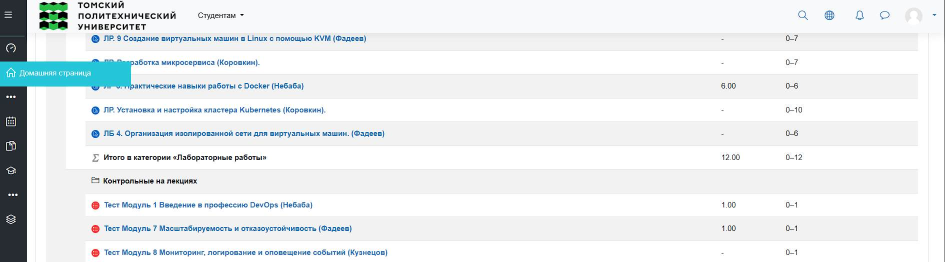
#> input picture basic/image/data/a9.jpg, 1890 x 524 px (shown at 1/2 size)
$ python -i test2.py   (imports and definitions only)
#> lines starting #> are read from the running program, lines starting #| are printed output that depends on the picture; after the words box and inside, x2 and y2 are one past the last pixel; in counts of white or black regions, pixels touching at a corner belong together
from pathlib import Path

import cv2
from PIL import Image
from time import time
import numpy as np

def bw_pipeline(image_array):
    # Загрузка
    # cv2.imread(input_path, cv2.IMREAD_GRAYSCALE)
    image = cv2.cvtColor(image_array, cv2.COLOR_RGB2GRAY)
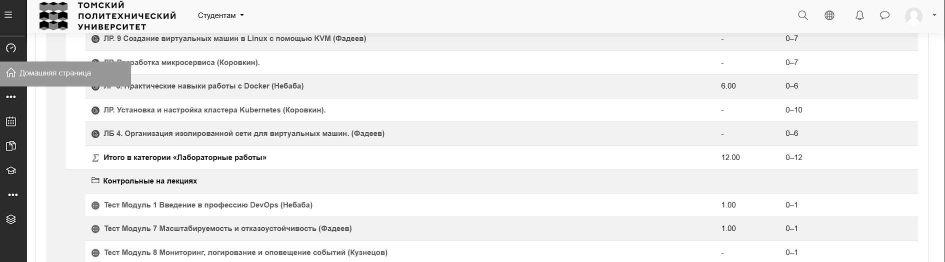
#> image: shape (524, 1890) (shown at 1/2 size); min 0, max 255, mean 236.8

    ST = time()
    image = cv2.blur(image, (2, 2))  # 1
    print("1", time() - ST)

    # Адаптивная бинаризация
    ST = time()
    image = cv2.adaptiveThreshold(image, 255, cv2.ADAPTIVE_THRESH_GAUSSIAN_C, cv2.THRESH_BINARY, 11, 2)
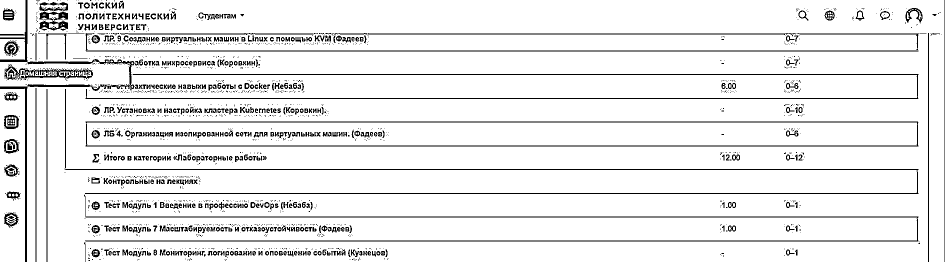
#> image: shape (524, 1890) (shown at 1/2 size); 91.9% white; black in thin lines or dots
    print("2", time() - ST)

    return image


img_path = Path(__file__).parent / "basic" / "image" / "data" / 'a9.jpg'


from basic.image.ToolsManager import ToolsManager
# [1 line that did not run here, left out]
# [2 lines not run here, left out]
# [1 line that did not run here, left out]
# [1 line not run here, left out]
# [1 line that did not run here, left out]
# [1 line not run here, left out]
# RT1, image_array = tools_manager.convert(image_array)
# print(RT1)

# [1 line that did not run here, left out]
# [11 lines not run here, left out]

>>> import cv2
>>> picture = cv2.cvtColor(cv2.imread('basic/image/data/a9.jpg'), cv2.COLOR_BGR2RGB)
>>> result = bw_pipeline(picture)

$ run again, on basic/image/data/a10.jpg
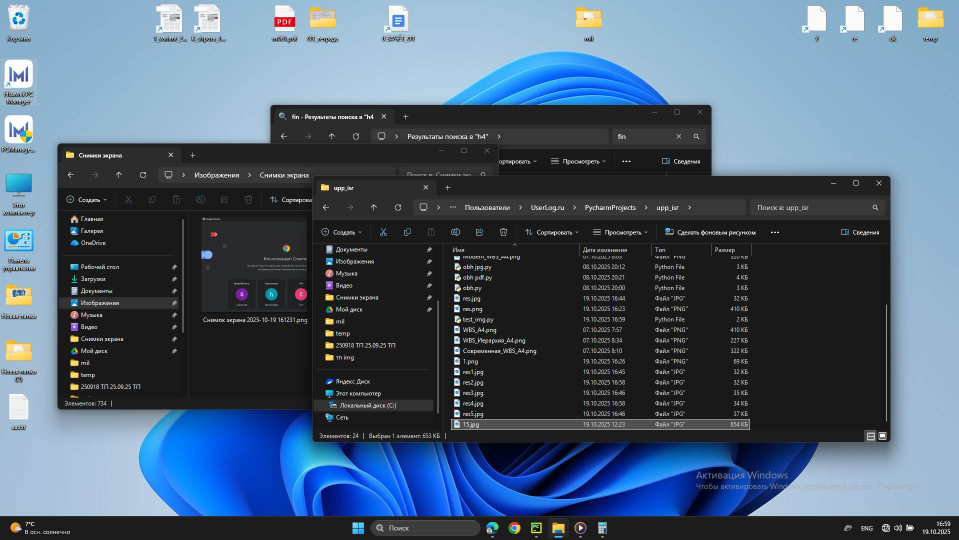
#> input picture basic/image/data/a10.jpg, 1917 x 1079 px (shown at 1/2 size)
#> in bw_pipeline, `image = cv2.cvtColor(image_array, cv2.COLOR_RGB2GRAY)`:
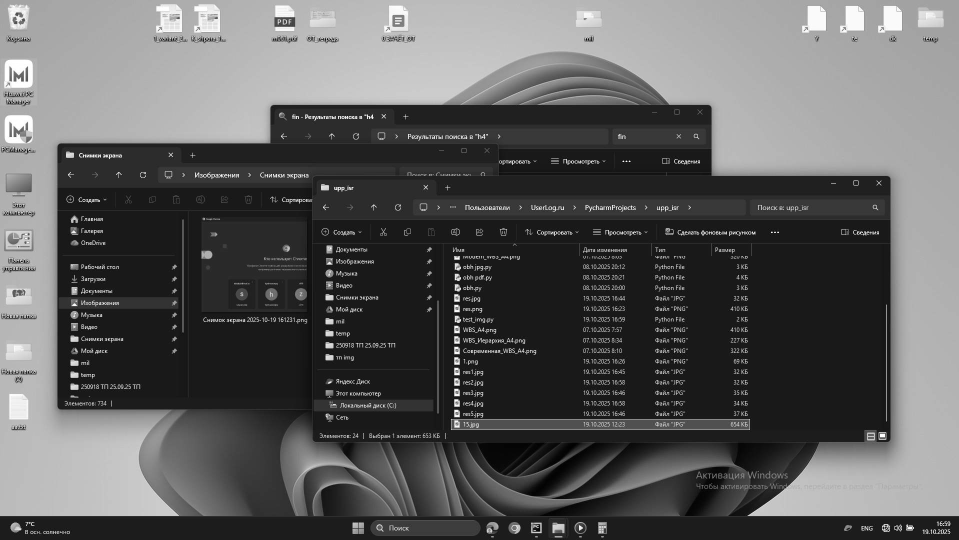
#> image: shape (1079, 1917) (shown at 1/2 size); min 0, max 255, mean 92
#> in bw_pipeline, `image = cv2.adaptiveThreshold(image, 255, cv2.ADAPTIVE_THRESH_GAUSSIAN..`:
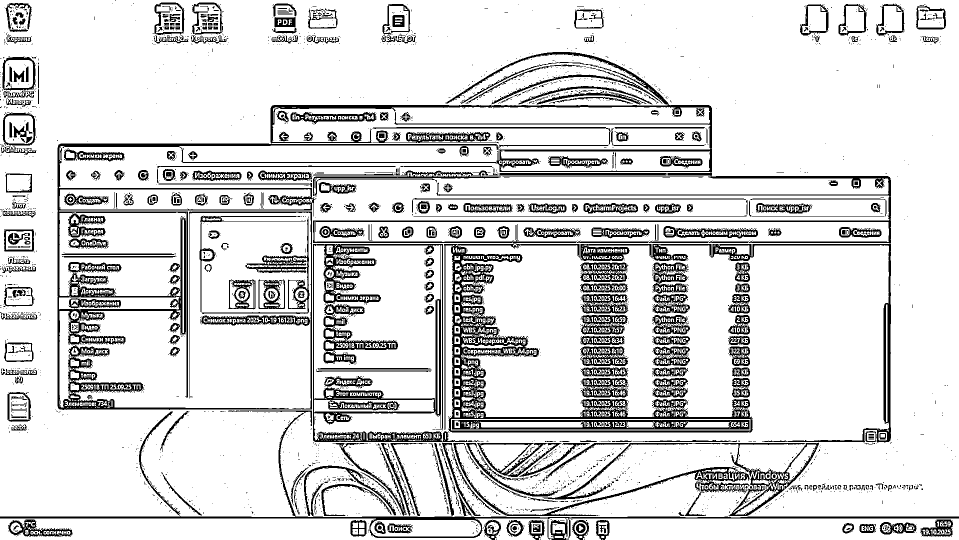
#> image: shape (1079, 1917) (shown at 1/2 size); 85% white; 3626 black regions (3134 under 20 px), largest, box (x1, y1, x2, y2) and area: (115, 104, 1782, 885) 95256, (626, 488, 957, 884) 17899, (0, 821, 1917, 1079) 9770

$ run again, on basic/image/data/a3.jpg
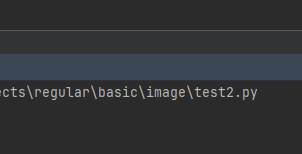
#> input picture basic/image/data/a3.jpg, 302 x 154 px
#> in bw_pipeline, `image = cv2.blur(image, (2, 2))`:
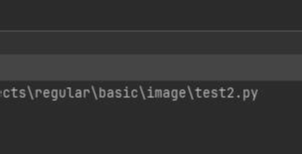
#> image: shape (154, 302); min 31, max 167, mean 51.1
#> in bw_pipeline, `image = cv2.adaptiveThreshold(image, 255, cv2.ADAPTIVE_THRESH_GAUSSIAN..`:
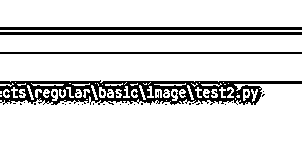
#> image: shape (154, 302); 86.3% white; 37 black regions (33 under 20 px), largest, box (x1, y1, x2, y2) and area: (0, 80, 302, 105) 3855, (0, 27, 302, 30) 906, (0, 32, 302, 35) 906, (0, 52, 302, 54) 604

$ run again, on basic/image/data/a4.jpg
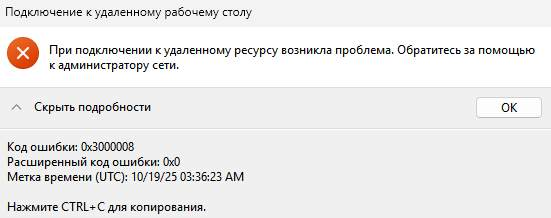
#> input picture basic/image/data/a4.jpg, 551 x 218 px
#> in bw_pipeline, `image = cv2.blur(image, (2, 2))`:
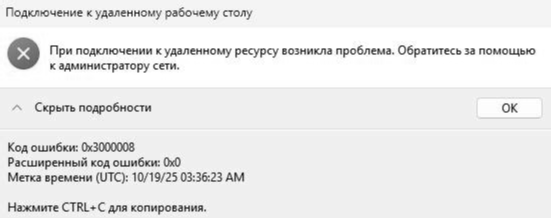
#> image: shape (218, 551); min 24, max 255, mean 234.4
#> in bw_pipeline, `image = cv2.adaptiveThreshold(image, 255, cv2.ADAPTIVE_THRESH_GAUSSIAN..`:
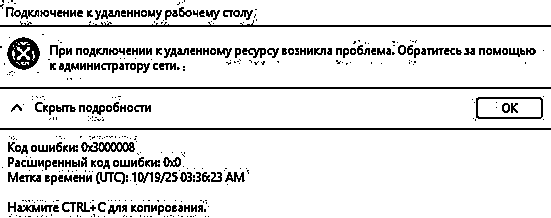
#> image: shape (218, 551); 89.3% white; black in thin lines or dots
